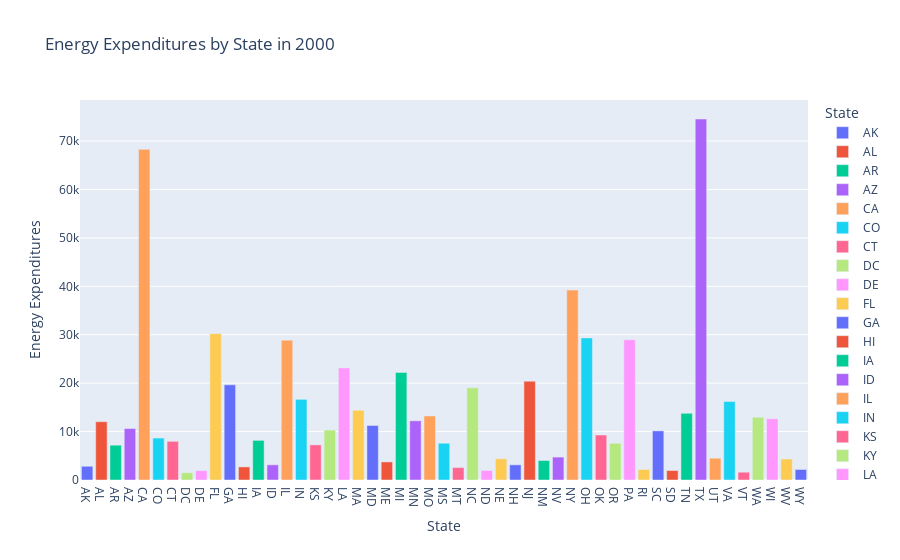

Notebook code cell kept with this figure:
### Code cell
data_2000_bar = merged_all_data[merged_all_data['Year'] == 2000]
data_2000_bar = data_2000[data_2000["State"] != "US"]
# Bar chart for energy expenditures in 2022 across states
fig_bar_2 = px.bar(data_2000_bar, 
             x='State', 
             y='Expenditures', 
             title="Energy Expenditures by State in 2000",
             labels={'Expenditures': 'Energy Expenditures', 'State': 'State'},
             color='State')
fig_bar_2.show()

### Figure 1 — Plotly figure (JSON) as saved in the notebook; plotly's stock layout.template omitted (floating-point values rounded to 4 significant figures)
{"data": [{"alignmentgroup": "True", "hovertemplate": "State=%{x}<br>Energy Expenditures=%{y}<extra></extra>", "legendgroup": "AK", "marker": {"color": "#636efa", "pattern": {"shape": ""}}, "name": "AK", "offsetgroup": "AK", "orientation": "v", "showlegend": true, "textposition": "auto", "type": "bar", "x": ["AK"], "xaxis": "x", "y": [2842.0], "yaxis": "y"}, {"alignmentgroup": "True", "hovertemplate": "State=%{x}<br>Energy Expenditures=%{y}<extra></extra>", "legendgroup": "AL", "marker": {"color": "#EF553B", "pattern": {"shape": ""}}, "name": "AL", "offsetgroup": "AL", "orientation": "v", "showlegend": true, "textposition": "auto", "type": "bar", "x": ["AL"], "xaxis": "x", "y": [12040.0], "yaxis": "y"}, {"alignmentgroup": "True", "hovertemplate": "State=%{x}<br>Energy Expenditures=%{y}<extra></extra>", "legendgroup": "AR", "marker": {"color": "#00cc96", "pattern": {"shape": ""}}, "name": "AR", "offsetgroup": "AR", "orientation": "v", "showlegend": true, "textposition": "auto", "type": "bar", "x": ["AR"], "xaxis": "x", "y": [7188.0], "yaxis": "y"}, {"alignmentgroup": "True", "hovertemplate": "State=%{x}<br>Energy Expenditures=%{y}<extra></extra>", "legendgroup": "AZ", "marker": {"color": "#ab63fa", "pattern": {"shape": ""}}, "name": "AZ", "offsetgroup": "AZ", "orientation": "v", "showlegend": true, "textposition": "auto", "type": "bar", "x": ["AZ"], "xaxis": "x", "y": [10620.0], "yaxis": "y"}, {"alignmentgroup": "True", "hovertemplate": "State=%{x}<br>Energy Expenditures=%{y}<extra></extra>", "legendgroup": "CA", "marker": {"color": "#FFA15A", "pattern": {"shape": ""}}, "name": "CA", "offsetgroup": "CA", "orientation": "v", "showlegend": true, "textposition": "auto", "type": "bar", "x": ["CA"], "xaxis": "x", "y": [68282], "yaxis": "y"}, {"alignmentgroup": "True", "hovertemplate": "State=%{x}<br>Energy Expenditures=%{y}<extra></extra>", "legendgroup": "CO", "marker": {"color": "#19d3f3", "pattern": {"shape": ""}}, "name": "CO", "offsetgroup": "CO", "orientation": "v", "showlegend": true, "textposition": "auto", "type": "bar", "x": ["CO"], "xaxis": "x", "y": [8661.0], "yaxis": "y"}, {"alignmentgroup": "True", "hovertemplate": "State=%{x}<br>Energy Expenditures=%{y}<extra></extra>", "legendgroup": "CT", "marker": {"color": "#FF6692", "pattern": {"shape": ""}}, "name": "CT", "offsetgroup": "CT", "orientation": "v", "showlegend": true, "textposition": "auto", "type": "bar", "x": ["CT"], "xaxis": "x", "y": [7993.0], "yaxis": "y"}, {"alignmentgroup": "True", "hovertemplate": "State=%{x}<br>Energy Expenditures=%{y}<extra></extra>", "legendgroup": "DC", "marker": {"color": "#B6E880", "pattern": {"shape": ""}}, "name": "DC", "offsetgroup": "DC", "orientation": "v", "showlegend": true, "textposition": "auto", "type": "bar", "x": ["DC"], "xaxis": "x", "y": [1504.0], "yaxis": "y"}, {"alignmentgroup": "True", "hovertemplate": "State=%{x}<br>Energy Expenditures=%{y}<extra></extra>", "legendgroup": "DE", "marker": {"color": "#FF97FF", "pattern": {"shape": ""}}, "name": "DE", "offsetgroup": "DE", "orientation": "v", "showlegend": true, "textposition": "auto", "type": "bar", "x": ["DE"], "xaxis": "x", "y": [1932.0], "yaxis": "y"}, {"alignmentgroup": "True", "hovertemplate": "State=%{x}<br>Energy Expenditures=%{y}<extra></extra>", "legendgroup": "FL", "marker": {"color": "#FECB52", "pattern": {"shape": ""}}, "name": "FL", "offsetgroup": "FL", "orientation": "v", "showlegend": true, "textposition": "auto", "type": "bar", "x": ["FL"], "xaxis": "x", "y": [30220.0], "yaxis": "y"}, {"alignmentgroup": "True", "hovertemplate": "State=%{x}<br>Energy Expenditures=%{y}<extra></extra>", "legendgroup": "GA", "marker": {"color": "#636efa", "pattern": {"shape": ""}}, "name": "GA", "offsetgroup": "GA", "orientation": "v", "showlegend": true, "textposition": "auto", "type": "bar", "x": ["GA"], "xaxis": "x", "y": [19650.0], "yaxis": "y"}, {"alignmentgroup": "True", "hovertemplate": "State=%{x}<br>Energy Expenditures=%{y}<extra></extra>", "legendgroup": "HI", "marker": {"color": "#EF553B", "pattern": {"shape": ""}}, "name": "HI", "offsetgroup": "HI", "orientation": "v", "showlegend": true, "textposition": "auto", "type": "bar", "x": ["HI"], "xaxis": "x", "y": [2705.0], "yaxis": "y"}, {"alignmentgroup": "True", "hovertemplate": "State=%{x}<br>Energy Expenditures=%{y}<extra></extra>", "legendgroup": "IA", "marker": {"color": "#00cc96", "pattern": {"shape": ""}}, "name": "IA", "offsetgroup": "IA", "orientation": "v", "showlegend": true, "textposition": "auto", "type": "bar", "x": ["IA"], "xaxis": "x", "y": [8186.0], "yaxis": "y"}, {"alignmentgroup": "True", "hovertemplate": "State=%{x}<br>Energy Expenditures=%{y}<extra></extra>", "legendgroup": "ID", "marker": {"color": "#ab63fa", "pattern": {"shape": ""}}, "name": "ID", "offsetgroup": "ID", "orientation": "v", "showlegend": true, "textposition": "auto", "type": "bar", "x": ["ID"], "xaxis": "x", "y": [3137.0], "yaxis": "y"}, {"alignmentgroup": "True", "hovertemplate": "State=%{x}<br>Energy Expenditures=%{y}<extra></extra>", "legendgroup": "IL", "marker": {"color": "#FFA15A", "pattern": {"shape": ""}}, "name": "IL", "offsetgroup": "IL", "orientation": "v", "showlegend": true, "textposition": "auto", "type": "bar", "x": ["IL"], "xaxis": "x", "y": [28880.0], "yaxis": "y"}, {"alignmentgroup": "True", "hovertemplate": "State=%{x}<br>Energy Expenditures=%{y}<extra></extra>", "legendgroup": "IN", "marker": {"color": "#19d3f3", "pattern": {"shape": ""}}, "name": "IN", "offsetgroup": "IN", "orientation": "v", "showlegend": true, "textposition": "auto", "type": "bar", "x": ["IN"], "xaxis": "x", "y": [16660.0], "yaxis": "y"}, {"alignmentgroup": "True", "hovertemplate": "State=%{x}<br>Energy Expenditures=%{y}<extra></extra>", "legendgroup": "KS", "marker": {"color": "#FF6692", "pattern": {"shape": ""}}, "name": "KS", "offsetgroup": "KS", "orientation": "v", "showlegend": true, "textposition": "auto", "type": "bar", "x": ["KS"], "xaxis": "x", "y": [7257.0], "yaxis": "y"}, {"alignmentgroup": "True", "hovertemplate": "State=%{x}<br>Energy Expenditures=%{y}<extra></extra>", "legendgroup": "KY", "marker": {"color": "#B6E880", "pattern": {"shape": ""}}, "name": "KY", "offsetgroup": "KY", "orientation": "v", "showlegend": true, "textposition": "auto", "type": "bar", "x": ["KY"], "xaxis": "x", "y": [10310.0], "yaxis": "y"}, {"alignmentgroup": "True", "hovertemplate": "State=%{x}<br>Energy Expenditures=%{y}<extra></extra>", "legendgroup": "LA", "marker": {"color": "#FF97FF", "pattern": {"shape": ""}}, "name": "LA", "offsetgroup": "LA", "orientation": "v", "showlegend": true, "textposition": "auto", "type": "bar", "x": ["LA"], "xaxis": "x", "y": [23150.0], "yaxis": "y"}, {"alignmentgroup": "True", "hovertemplate": "State=%{x}<br>Energy Expenditures=%{y}<extra></extra>", "legendgroup": "MA", "marker": {"color": "#FECB52", "pattern": {"shape": ""}}, "name": "MA", "offsetgroup": "MA", "orientation": "v", "showlegend": true, "textposition": "auto", "type": "bar", "x": ["MA"], "xaxis": "x", "y": [14410.0], "yaxis": "y"}, {"alignmentgroup": "True", "hovertemplate": "State=%{x}<br>Energy Expenditures=%{y}<extra></extra>", "legendgroup": "MD", "marker": {"color": "#636efa", "pattern": {"shape": ""}}, "name": "MD", "offsetgroup": "MD", "orientation": "v", "showlegend": true, "textposition": "auto", "type": "bar", "x": ["MD"], "xaxis": "x", "y": [11260.0], "yaxis": "y"}, {"alignmentgroup": "True", "hovertemplate": "State=%{x}<br>Energy Expenditures=%{y}<extra></extra>", "legendgroup": "ME", "marker": {"color": "#EF553B", "pattern": {"shape": ""}}, "name": "ME", "offsetgroup": "ME", "orientation": "v", "showlegend": true, "textposition": "auto", "type": "bar", "x": ["ME"], "xaxis": "x", "y": [3735.0], "yaxis": "y"}, {"alignmentgroup": "True", "hovertemplate": "State=%{x}<br>Energy Expenditures=%{y}<extra></extra>", "legendgroup": "MI", "marker": {"color": "#00cc96", "pattern": {"shape": ""}}, "name": "MI", "offsetgroup": "MI", "orientation": "v", "showlegend": true, "textposition": "auto", "type": "bar", "x": ["MI"], "xaxis": "x", "y": [22220.0], "yaxis": "y"}, {"alignmentgroup": "True", "hovertemplate": "State=%{x}<br>Energy Expenditures=%{y}<extra></extra>", "legendgroup": "MN", "marker": {"color": "#ab63fa", "pattern": {"shape": ""}}, "name": "MN", "offsetgroup": "MN", "orientation": "v", "showlegend": true, "textposition": "auto", "type": "bar", "x": ["MN"], "xaxis": "x", "y": [12220.0], "yaxis": "y"}, {"alignmentgroup": "True", "hovertemplate": "State=%{x}<br>Energy Expenditures=%{y}<extra></extra>", "legendgroup": "MO", "marker": {"color": "#FFA15A", "pattern": {"shape": ""}}, "name": "MO", "offsetgroup": "MO", "orientation": "v", "showlegend": true, "textposition": "auto", "type": "bar", "x": ["MO"], "xaxis": "x", "y": [13230.0], "yaxis": "y"}, {"alignmentgroup": "True", "hovertemplate": "State=%{x}<br>Energy Expenditures=%{y}<extra></extra>", "legendgroup": "MS", "marker": {"color": "#19d3f3", "pattern": {"shape": ""}}, "name": "MS", "offsetgroup": "MS", "orientation": "v", "showlegend": true, "textposition": "auto", "type": "bar", "x": ["MS"], "xaxis": "x", "y": [7596.0], "yaxis": "y"}, {"alignmentgroup": "True", "hovertemplate": "State=%{x}<br>Energy Expenditures=%{y}<extra></extra>", "legendgroup": "MT", "marker": {"color": "#FF6692", "pattern": {"shape": ""}}, "name": "MT", "offsetgroup": "MT", "orientation": "v", "showlegend": true, "textposition": "auto", "type": "bar", "x": ["MT"], "xaxis": "x", "y": [2567.0], "yaxis": "y"}, {"alignmentgroup": "True", "hovertemplate": "State=%{x}<br>Energy Expenditures=%{y}<extra></extra>", "legendgroup": "NC", "marker": {"color": "#B6E880", "pattern": {"shape": ""}}, "name": "NC", "offsetgroup": "NC", "orientation": "v", "showlegend": true, "textposition": "auto", "type": "bar", "x": ["NC"], "xaxis": "x", "y": [19070.0], "yaxis": "y"}, {"alignmentgroup": "True", "hovertemplate": "State=%{x}<br>Energy Expenditures=%{y}<extra></extra>", "legendgroup": "ND", "marker": {"color": "#FF97FF", "pattern": {"shape": ""}}, "name": "ND", "offsetgroup": "ND", "orientation": "v", "showlegend": true, "textposition": "auto", "type": "bar", "x": ["ND"], "xaxis": "x", "y": [1972.0], "yaxis": "y"}, {"alignmentgroup": "True", "hovertemplate": "State=%{x}<br>Energy Expenditures=%{y}<extra></extra>", "legendgroup": "NE", "marker": {"color": "#FECB52", "pattern": {"shape": ""}}, "name": "NE", "offsetgroup": "NE", "orientation": "v", "showlegend": true, "textposition": "auto", "type": "bar", "x": ["NE"], "xaxis": "x", "y": [4382.0], "yaxis": "y"}, {"alignmentgroup": "True", "hovertemplate": "State=%{x}<br>Energy Expenditures=%{y}<extra></extra>", "legendgroup": "NH", "marker": {"color": "#636efa", "pattern": {"shape": ""}}, "name": "NH", "offsetgroup": "NH", "orientation": "v", "showlegend": true, "textposition": "auto", "type": "bar", "x": ["NH"], "xaxis": "x", "y": [3136.0], "yaxis": "y"}, {"alignmentgroup": "True", "hovertemplate": "State=%{x}<br>Energy Expenditures=%{y}<extra></extra>", "legendgroup": "NJ", "marker": {"color": "#EF553B", "pattern": {"shape": ""}}, "name": "NJ", "offsetgroup": "NJ", "orientation": "v", "showlegend": true, "textposition": "auto", "type": "bar", "x": ["NJ"], "xaxis": "x", "y": [20410.0], "yaxis": "y"}, {"alignmentgroup": "True", "hovertemplate": "State=%{x}<br>Energy Expenditures=%{y}<extra></extra>", "legendgroup": "NM", "marker": {"color": "#00cc96", "pattern": {"shape": ""}}, "name": "NM", "offsetgroup": "NM", "orientation": "v", "showlegend": true, "textposition": "auto", "type": "bar", "x": ["NM"], "xaxis": "x", "y": [4025.0], "yaxis": "y"}, {"alignmentgroup": "True", "hovertemplate": "State=%{x}<br>Energy Expenditures=%{y}<extra></extra>", "legendgroup": "NV", "marker": {"color": "#ab63fa", "pattern": {"shape": ""}}, "name": "NV", "offsetgroup": "NV", "orientation": "v", "showlegend": true, "textposition": "auto", "type": "bar", "x": ["NV"], "xaxis": "x", "y": [4733.0], "yaxis": "y"}, {"alignmentgroup": "True", "hovertemplate": "State=%{x}<br>Energy Expenditures=%{y}<extra></extra>", "legendgroup": "NY", "marker": {"color": "#FFA15A", "pattern": {"shape": ""}}, "name": "NY", "offsetgroup": "NY", "orientation": "v", "showlegend": true, "textposition": "auto", "type": "bar", "x": ["NY"], "xaxis": "x", "y": [39220.0], "yaxis": "y"}, {"alignmentgroup": "True", "hovertemplate": "State=%{x}<br>Energy Expenditures=%{y}<extra></extra>", "legendgroup": "OH", "marker": {"color": "#19d3f3", "pattern": {"shape": ""}}, "name": "OH", "offsetgroup": "OH", "orientation": "v", "showlegend": true, "textposition": "auto", "type": "bar", "x": ["OH"], "xaxis": "x", "y": [29340.0], "yaxis": "y"}, {"alignmentgroup": "True", "hovertemplate": "State=%{x}<br>Energy Expenditures=%{y}<extra></extra>", "legendgroup": "OK", "marker": {"color": "#FF6692", "pattern": {"shape": ""}}, "name": "OK", "offsetgroup": "OK", "orientation": "v", "showlegend": true, "textposition": "auto", "type": "bar", "x": ["OK"], "xaxis": "x", "y": [9291.0], "yaxis": "y"}, {"alignmentgroup": "True", "hovertemplate": "State=%{x}<br>Energy Expenditures=%{y}<extra></extra>", "legendgroup": "OR", "marker": {"color": "#B6E880", "pattern": {"shape": ""}}, "name": "OR", "offsetgroup": "OR", "orientation": "v", "showlegend": true, "textposition": "auto", "type": "bar", "x": ["OR"], "xaxis": "x", "y": [7581.0], "yaxis": "y"}, {"alignmentgroup": "True", "hovertemplate": "State=%{x}<br>Energy Expenditures=%{y}<extra></extra>", "legendgroup": "PA", "marker": {"color": "#FF97FF", "pattern": {"shape": ""}}, "name": "PA", "offsetgroup": "PA", "orientation": "v", "showlegend": true, "textposition": "auto", "type": "bar", "x": ["PA"], "xaxis": "x", "y": [28950.0], "yaxis": "y"}, {"alignmentgroup": "True", "hovertemplate": "State=%{x}<br>Energy Expenditures=%{y}<extra></extra>", "legendgroup": "RI", "marker": {"color": "#FECB52", "pattern": {"shape": ""}}, "name": "RI", "offsetgroup": "RI", "orientation": "v", "showlegend": true, "textposition": "auto", "type": "bar", "x": ["RI"], "xaxis": "x", "y": [2171.0], "yaxis": "y"}, {"alignmentgroup": "True", "hovertemplate": "State=%{x}<br>Energy Expenditures=%{y}<extra></extra>", "legendgroup": "SC", "marker": {"color": "#636efa", "pattern": {"shape": ""}}, "name": "SC", "offsetgroup": "SC", "orientation": "v", "showlegend": true, "textposition": "auto", "type": "bar", "x": ["SC"], "xaxis": "x", "y": [10140.0], "yaxis": "y"}, {"alignmentgroup": "True", "hovertemplate": "State=%{x}<br>Energy Expenditures=%{y}<extra></extra>", "legendgroup": "SD", "marker": {"color": "#EF553B", "pattern": {"shape": ""}}, "name": "SD", "offsetgroup": "SD", "orientation": "v", "showlegend": true, "textposition": "auto", "type": "bar", "x": ["SD"], "xaxis": "x", "y": [1957.0], "yaxis": "y"}, {"alignmentgroup": "True", "hovertemplate": "State=%{x}<br>Energy Expenditures=%{y}<extra></extra>", "legendgroup": "TN", "marker": {"color": "#00cc96", "pattern": {"shape": ""}}, "name": "TN", "offsetgroup": "TN", "orientation": "v", "showlegend": true, "textposition": "auto", "type": "bar", "x": ["TN"], "xaxis": "x", "y": [13760.0], "yaxis": "y"}, {"alignmentgroup": "True", "hovertemplate": "State=%{x}<br>Energy Expenditures=%{y}<extra></extra>", "legendgroup": "TX", "marker": {"color": "#ab63fa", "pattern": {"shape": ""}}, "name": "TX", "offsetgroup": "TX", "orientation": "v", "showlegend": true, "textposition": "auto", "type": "bar", "x": ["TX"], "xaxis": "x", "y": [74550.0], "yaxis": "y"}, {"alignmentgroup": "True", "hovertemplate": "State=%{x}<br>Energy Expenditures=%{y}<extra></extra>", "legendgroup": "UT", "marker": {"color": "#FFA15A", "pattern": {"shape": ""}}, "name": "UT", "offsetgroup": "UT", "orientation": "v", "showlegend": true, "textposition": "auto", "type": "bar", "x": ["UT"], "xaxis": "x", "y": [4509.0], "yaxis": "y"}, {"alignmentgroup": "True", "hovertemplate": "State=%{x}<br>Energy Expenditures=%{y}<extra></extra>", "legendgroup": "VA", "marker": {"color": "#19d3f3", "pattern": {"shape": ""}}, "name": "VA", "offsetgroup": "VA", "orientation": "v", "showlegend": true, "textposition": "auto", "type": "bar", "x": ["VA"], "xaxis": "x", "y": [16200.0], "yaxis": "y"}, {"alignmentgroup": "True", "hovertemplate": "State=%{x}<br>Energy Expenditures=%{y}<extra></extra>", "legendgroup": "VT", "marker": {"color": "#FF6692", "pattern": {"shape": ""}}, "name": "VT", "offsetgroup": "VT", "orientation": "v", "showlegend": true, "textposition": "auto", "type": "bar", "x": ["VT"], "xaxis": "x", "y": [1613.0], "yaxis": "y"}, {"alignmentgroup": "True", "hovertemplate": "State=%{x}<br>Energy Expenditures=%{y}<extra></extra>", "legendgroup": "WA", "marker": {"color": "#B6E880", "pattern": {"shape": ""}}, "name": "WA", "offsetgroup": "WA", "orientation": "v", "showlegend": true, "textposition": "auto", "type": "bar", "x": ["WA"], "xaxis": "x", "y": [12960.0], "yaxis": "y"}, {"alignmentgroup": "True", "hovertemplate": "State=%{x}<br>Energy Expenditures=%{y}<extra></extra>", "legendgroup": "WI", "marker": {"color": "#FF97FF", "pattern": {"shape": ""}}, "name": "WI", "offsetgroup": "WI", "orientation": "v", "showlegend": true, "textposition": "auto", "type": "bar", "x": ["WI"], "xaxis": "x", "y": [12640.0], "yaxis": "y"}, {"alignmentgroup": "True", "hovertemplate": "State=%{x}<br>Energy Expenditures=%{y}<extra></extra>", "legendgroup": "WV", "marker": {"color": "#FECB52", "pattern": {"shape": ""}}, "name": "WV", "offsetgroup": "WV", "orientation": "v", "showlegend": true, "textposition": "auto", "type": "bar", "x": ["WV"], "xaxis": "x", "y": [4324.0], "yaxis": "y"}, {"alignmentgroup": "True", "hovertemplate": "State=%{x}<br>Energy Expenditures=%{y}<extra></extra>", "legendgroup": "WY", "marker": {"color": "#636efa", "pattern": {"shape": ""}}, "name": "WY", "offsetgroup": "WY", "orientation": "v", "showlegend": true, "textposition": "auto", "type": "bar", "x": ["WY"], "xaxis": "x", "y": [2174.0], "yaxis": "y"}], "layout": {"barmode": "relative", "legend": {"title": {"text": "State"}, "tracegroupgap": 0}, "title": {"text": "Energy Expenditures by State in 2000"}, "xaxis": {"anchor": "y", "categoryarray": ["AK", "AL", "AR", "AZ", "CA", "CO", "CT", "DC", "DE", "FL", "GA", "HI", "IA", "ID", "IL", "IN", "KS", "KY", "LA", "MA", "MD", "ME", "MI", "MN", "MO", "MS", "MT", "NC", "ND", "NE", "NH", "NJ", "NM", "NV", "NY", "OH", "OK", "OR", "PA", "RI", "SC", "SD", "TN", "TX", "UT", "VA", "VT", "WA", "WI", "WV", "WY"], "categoryorder": "array", "domain": [0, 1], "title": {"text": "State"}}, "yaxis": {"anchor": "x", "domain": [0, 1], "title": {"text": "Energy Expenditures"}}}}
